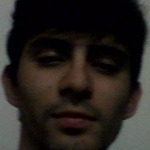
#> input picture data/Fernando/rostro_0.jpg, 150 x 150 px, given in place of the camera
$ python capturarRostro.py
#> lines starting #> are read from the running program, lines starting #| are printed output that depends on the picture
'''
Integrantes del grupo:
    - Braian Camilo Piedrahita Rodriguez
    - Sebastian Quintero Osorio
    - Melissa Ortiz Perez
    - Fernando Jose Murcia Hincapie

    Para que funcione el proyecto hay que instalar estas librerias:

    pip install opencv-contrib-python --no-cache-dir
    pip install imutils
'''
import cv2
import os
import imutils

#Directorio en donde estaran las imagenes que se obtienen de la webcam
personName = input('Ingrese su nombre: ')
#> the answer given: data/Fernando/rostro_0.jpg
dataPath = './Parcial3IA/data'
personPath = dataPath + '/' + personName

#Si la carpeta con el nombre del usuario no existe, entonces se crea la carpeta
if not os.path.exists(personPath):
    print('Carpeta creada: ',personPath)
    os.makedirs(personPath)

#Variable para invocar el metodo que prende la webcam
cap = cv2.VideoCapture(0)

#Clasificador de Haar para detectar el rostro y la sonrisa
faceClassif = cv2.CascadeClassifier(cv2.data.haarcascades+'haarcascade_frontalface_default.xml')
smile_cascade = cv2.CascadeClassifier(cv2.data.haarcascades+'haarcascade_smile.xml')
count = 0

#Ciclo que añade los cuadros en el rostro y la sonrisa de acuerdo a los parametros
#del clasificador de Haar, se procesan las imagenes en escala de grises debido que
#asi el clasificador las reconoce mejor y las almacena en la carpeta data
while True:
    ret, frame = cap.read()
#> frame is the input picture: shape (150, 150, 3); mean B, G, R 30, 33.9, 38.6
    if ret == False: break
    frame =  imutils.resize(frame, width=640)
#> frame: shape (640, 640, 3)
    gray = cv2.cvtColor(frame, cv2.COLOR_BGR2GRAY)
    auxFrame = frame.copy()
    # 1.3 es el factor de escala
    faces = faceClassif.detectMultiScale(gray,1.3,5)
#> faces = [[44, 32, 559, 559]]


    #Los datos faciales se almacenan como tuplas de coordenadas.
    #Aquí, x e y definen las coordenadas de la esquina superior izquierda del marco de la cara
    #w y h definen el ancho y la altura del marco.
    for (x,y,w,h) in faces:
        cv2.rectangle(frame, (x,y),(x+w,y+h),(0,255,0),2)
        rostro = auxFrame[y:y+h,x:x+w]
        rostro = cv2.resize(rostro,(150,150),interpolation=cv2.INTER_CUBIC)
        cv2.imwrite(personPath + '/rostro_{}.jpg'.format(count),rostro)

        roi_gray = gray[y:y + h, x:x + w]
        roi_color = frame[y:y + h, x:x + w]
        smiles = smile_cascade.detectMultiScale(roi_gray, 1.8, 20)
        smiles = smile_cascade.detectMultiScale(roi_gray, 1.8, 20)

        for (sx, sy, sw, sh) in smiles:
            cv2.rectangle(roi_color,(sx, sy),((sx + sw),(sy + sh)),(0, 0, 255), 2)

        count = count + 1
#> this loop made 1 pass
#> (x, y, w, h, count) on pass 1: (44, 32, 559, 559, 1)
#> pass 1, `rostro = auxFrame[y:y+h,x:x+w]`:
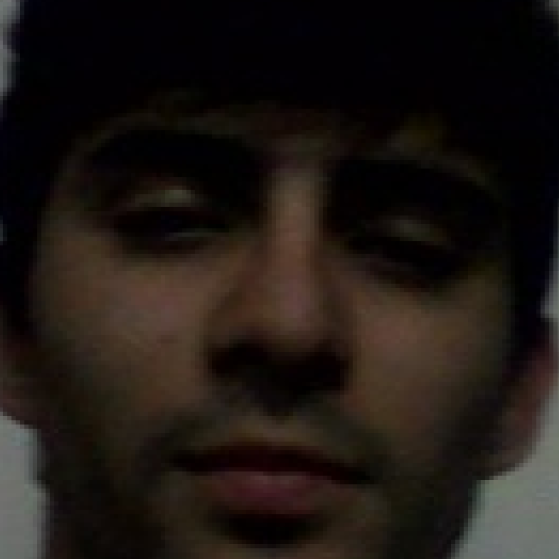
#> rostro: shape (559, 559, 3); mean B, G, R 19.4, 23.5, 30.1
#> after the loop:
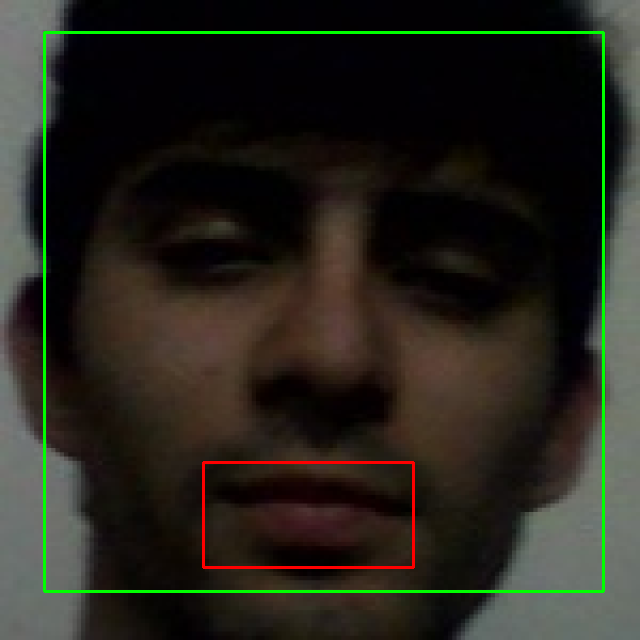
#> frame: shape (640, 640, 3); mean B, G, R 29.2, 37.2, 38.8
#> after the loop:
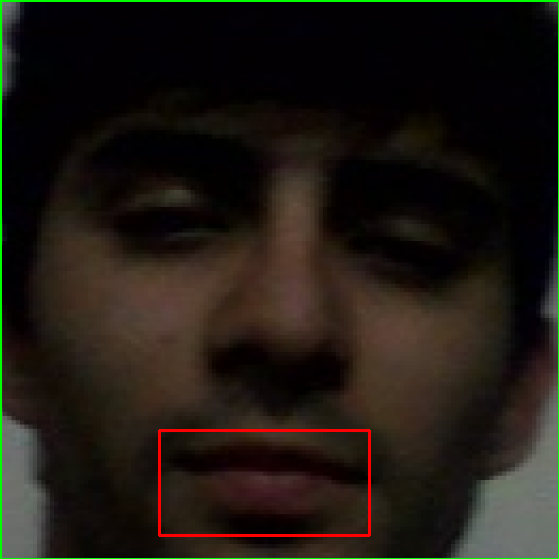
#> roi_color: shape (559, 559, 3); mean B, G, R 18.9, 25.7, 31
#> after the loop, count = 1

    cv2.imshow('frame',frame)
    k =  cv2.waitKey(1)
#> (key q is pressed here)

    #Se debe tener apretada la tecla q para cerrar la webcam mientras se ejecuta el
    #reconocedor de rostro o esperar hasta que el limite de imagenes llegue a 100, en
    #ese entonces el programa termina
    if cv2.waitKey(1) & 0xff == ord('q') or count >= 100:
#> (key q is pressed here)
        break

cap.release()
cv2.destroyAllWindows()

$ run again, on data/Fernando/rostro_10.jpg
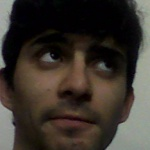
#> input picture data/Fernando/rostro_10.jpg, 150 x 150 px, given in place of the camera
#> frame is the input picture: shape (150, 150, 3); mean B, G, R 45.1, 52.1, 58.8
#> faces = [[39, 49, 559, 559]]
#> the loop `for (x,y,w,h) in faces:` made 1 pass
#> (x, y, w, h, count) on pass 1: (39, 49, 559, 559, 1)
#> after the loop `for (x,y,w,h) in faces:`:
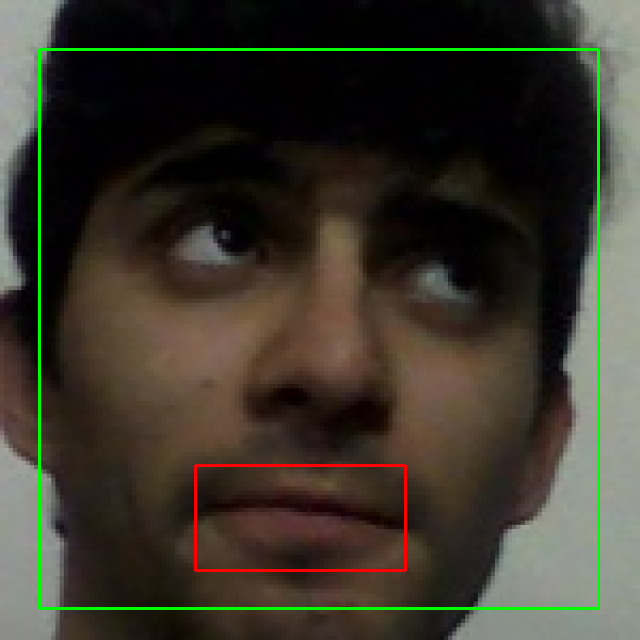
#> frame: shape (640, 640, 3); mean B, G, R 43.9, 54.9, 58.6
#> after the loop `for (x,y,w,h) in faces:`:
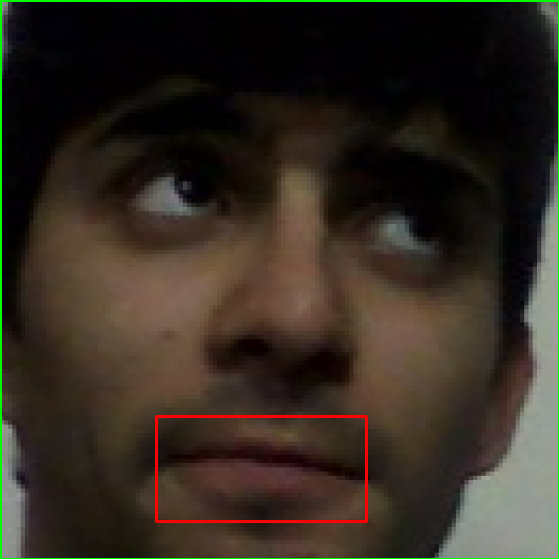
#> roi_color: shape (559, 559, 3); mean B, G, R 33.5, 43.6, 51.3
#> after the loop `for (x,y,w,h) in faces:`: count = 1
